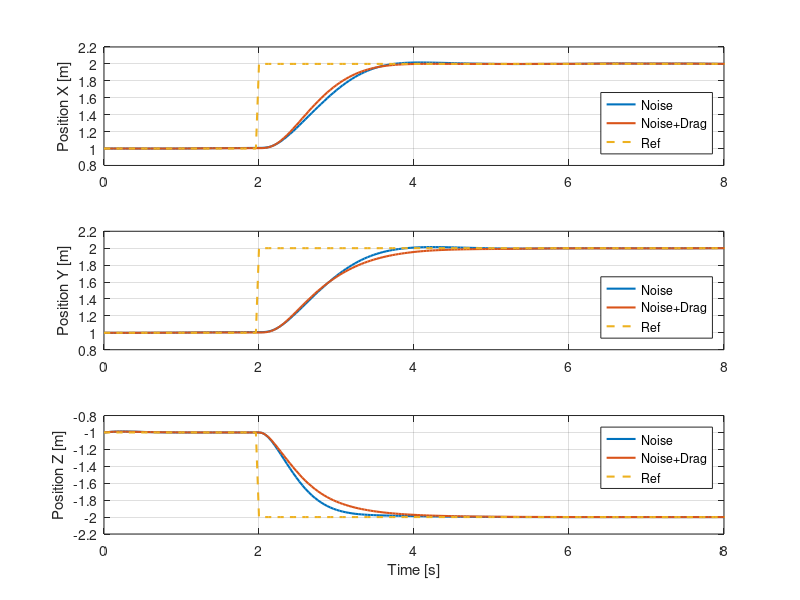
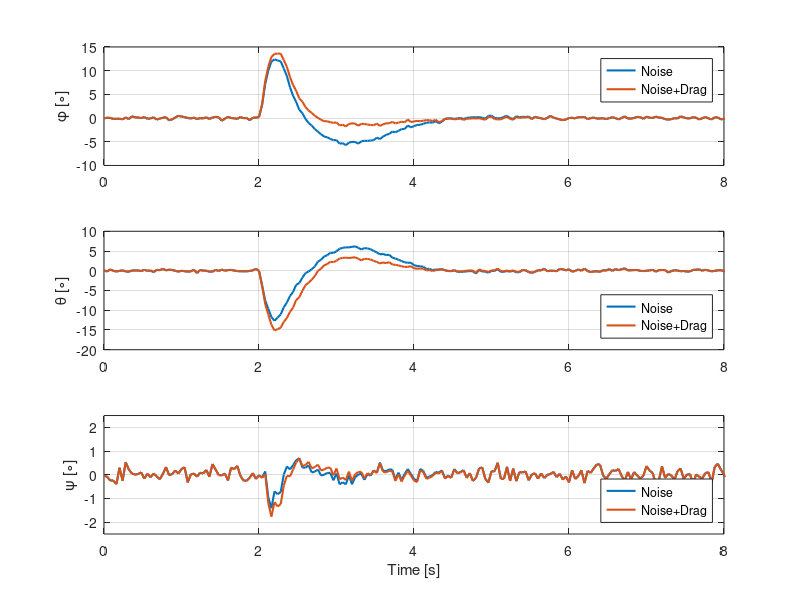

Here is the MATLAB script that generated these plots, in order: (Note: this script raises an error after producing the figures.)
clear;
close all;
clc;

%% Load variables: Nonlinear+noise controller
load("Nonlinear_noise.mat")

% Common variables
r = r_out.';
T_eq = param.nrotor_vehicle_mass_true*param.g;

start_time = 2;
sim_time = start_time + run_time;

time = 0:param.sample_time_measurements_full_state:sim_time;

% Specific variables
u_nl = [total_thrust_cmd body_rates_cmd].';

x_state_nl = full_state_meas(:,1:9).';

x_nl = x_state_nl(1,:);
y_nl = x_state_nl(2,:);
z_nl = x_state_nl(3,:);

roll_nl = x_state_nl(7,:)*180/pi;
pitch_nl = x_state_nl(8,:)*180/pi;
yaw_nl = x_state_nl(9,:)*180/pi;

time_comp_nl = solve_time_out;

%% Load variables: Nonlinear+noise controller
load("Nonlinear_drag_noise.mat")

% Specific variables
u_drag = [total_thrust_cmd body_rates_cmd].';

x_state_drag = full_state_meas(:,1:9).';

x_drag = x_state_drag(1,:);
y_drag= x_state_drag(2,:);
z_drag = x_state_drag(3,:);

roll_drag = x_state_drag(7,:)*180/pi;
pitch_drag = x_state_drag(8,:)*180/pi;
yaw_drag = x_state_drag(9,:)*180/pi;

time_comp_drag = solve_time_out;

% Remove unnecessary variables
clear total_thrust_cmd body_rates_cmd full_state_meas full_state_act...
    run_time param r_out Tini solve_time_out start_time

%% Plots

% % Positions
% f_pos = figure();
% f_pos.Position = [50 100 1450 450];
% t_pos = tiledlayout(1,3,'TileSpacing','tight','Padding','tight');
% title(t_pos,'Positions','FontWeight','bold')
% 
% nexttile
% plot(time, x_nl)
% hold on
% plot(time, x_l)
% hold on
% plot(time, r(1,:))
% ylabel('X [m]') 
% xlabel('Time [s]')
% legend('Nonlinear','Linear','ref','Location','best')
% grid on
% 
% nexttile
% plot(time, y_nl)
% hold on
% plot(time, y_l)
% hold on
% plot(time, r(2,:))
% ylabel('Y [m]') 
% xlabel('Time [s]')
% legend('Nonlinear','Linear','ref','Location','best')
% grid on
% 
% nexttile
% plot(time, z_nl)
% hold on
% plot(time, z_l)
% hold on
% plot(time, r(3,:))
% ylabel('Z [m]') 
% xlabel('Time [s]')
% legend('Nonlinear','Linear','ref','Location','best')
% grid on


% % Euler Angles
% f_ang = figure();
% f_ang.Position = [50 100 1450 600];
% t_ang = tiledlayout(1,3,'TileSpacing','tight','Padding','tight');
% title(t_ang,'Euler Angles','FontWeight','bold')
% 
% nexttile
% plot(time, roll_nl)
% hold on
% plot(time, roll_l)
% ylabel('Phi [º]') 
% xlabel('Time [s]')
% legend('Nonlinear','Linear','Location','best')
% grid on
% 
% nexttile
% plot(time, pitch_nl)
% hold on
% plot(time, pitch_l)
% ylabel('Theta [º]') 
% xlabel('Time [s]')
% legend('Nonlinear','Linear','Location','best')
% grid on
% 
% nexttile
% plot(time, yaw_nl)
% hold on
% plot(time, yaw_l)
% ylabel('Psi [º]') 
% xlabel('Time [s]')
% legend('Nonlinear','Linear','Location','best')
% grid on
% 
% 
% % Thrust
% figure()
% plot(time, u_nl(1,:))
% hold on
% plot(time, u_l(1,:))
% hold on
% plot(time, T_eq*ones(1,length(time)), '--')
% ylabel('T [N]') 
% xlabel('Time [s]')
% legend('Nonlinear','Linear','ref','Location','best')
% grid on


linewidth = 1.5;

% Position XYZ
myFigure4= figure();

subplot(3,1,1)
plot(time, x_nl, 'LineWidth',linewidth)
hold on
plot(time, x_drag, 'LineWidth',linewidth)
hold on
plot(time, r(1,:), '--', 'LineWidth',linewidth)
ylabel('Position X [m]') 
xlim([0 8])
ylim([0.8 2.2])
legend('Noise','Noise+Drag','Ref','Location','southeast')
grid on

subplot(3,1,2)
plot(time, y_nl, 'LineWidth',linewidth)
hold on
plot(time, y_drag, 'LineWidth',linewidth)
hold on
plot(time, r(2,:), '--', 'LineWidth',linewidth)
ylabel('Position Y [m]') 
xlim([0 8])
ylim([0.8 2.2])
legend('Noise','Noise+Drag','Ref','Location','southeast')
grid on

subplot(3,1,3)
plot(time, z_nl, 'LineWidth',linewidth)
hold on
plot(time, z_drag, 'LineWidth',linewidth)
hold on
plot(time, r(3,:), '--', 'LineWidth',linewidth)
ylabel('Position Z [m]') 
xlabel('Time [s]')
xlim([0 8])
ylim([-2.2 -0.8])
legend('Noise','Noise+Drag','Ref','Location','northeast')
grid on

% Euler Angles
myFigure5= figure();

subplot(3,1,1)
plot(time, roll_nl, 'LineWidth',linewidth)
hold on
plot(time, roll_drag, 'LineWidth',linewidth)
ylabel('\phi [\circ]') 
legend('Noise','Noise+Drag','Location','northeast')
grid on
xlim([0 8])

subplot(3,1,2)
plot(time, pitch_nl, 'LineWidth',linewidth)
hold on
plot(time, pitch_drag, 'LineWidth',linewidth)
ylabel('\theta [\circ]') 
legend('Noise','Noise+Drag','Location','southeast')
grid on
xlim([0 8])

subplot(3,1,3)
plot(time, yaw_nl, 'LineWidth',linewidth)
hold on
plot(time, yaw_drag, 'LineWidth',linewidth)
ylabel('\psi [\circ]') 
xlabel('Time [s]')
legend('Noise','Noise+Drag','Location','southeast')
grid on
xlim([0 8])
ylim([-2.5 2.5])

saveFigAsPDF(myFigure4,'Figures_PDF/Position_drag_noise_stepXYZ_model2');
saveFigAsPDF(myFigure5,'Figures_PDF/Orientation_drag_noise_stepXYZ_model2');

